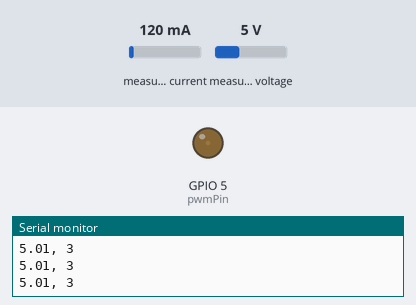
Bench run of a sketch on a simulated ESP8266 (NodeMCU). On the bench: output pins drawn as LEDs (lit = HIGH), the last lines printed to the serial monitor. The inputs (shaded band) are chosen by the test bench; at power-on: measured voltage 5 V, measured current 120 mA.

Above: at 1.3 s.
1.4 s: measured voltage set to 0.7 V
At 2.1 s:
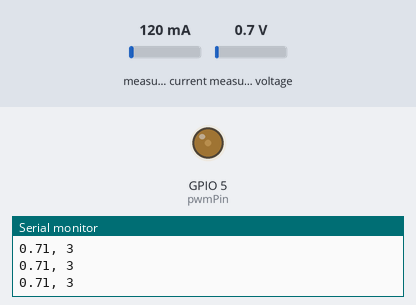
2.9 s: measured voltage set to 0.4 V
At 4.05 s:
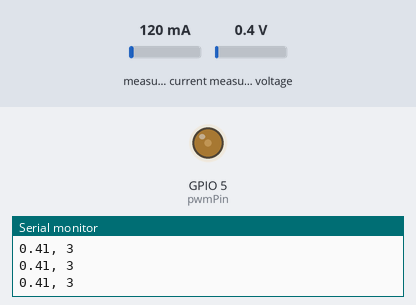
5.9 s: measured voltage set to 1.1 V
7.4 s: measured voltage set to 1.4 V
At 7.62 s:
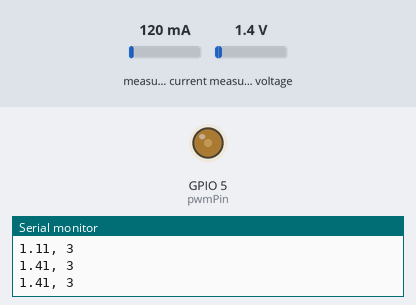
Timing chart, 0 to 11.4 s (numbered marks = the images above; inputs shaded):
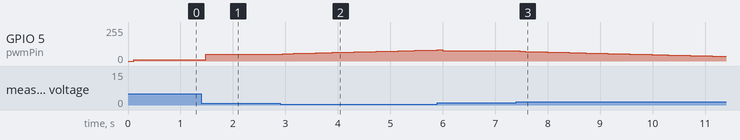

Measured:
- after the input at 1.4 s, GPIO 5 (pwmPin): 10/255 → 51/255 after 0.08 s
- after the input at 2.9 s, GPIO 5 (pwmPin): moves from 51/255 to 83/255 over 2.9 s, starting after 0.05 s
- after the input at 7.4 s, GPIO 5 (pwmPin): moves from 76/255 to 35/255 over 3.9 s, starting after 0.07 s

The sketch:

catodic_pid2.ino
```cpp
#include <Wire.h>
#include <Adafruit_INA219.h>

// Inisialisasi sensor INA219
Adafruit_INA219 ina219;

// Definisi pin
const int pwmPin = 5;        // GPIO5 untuk ESP32/ESP8266
int pwmValue = 5;          // Nilai PWM awal (0-255)

// Variabel untuk PID
float targetVoltage = 0.93;   // Tegangan target yang diinginkan (V)
float Kp = 3.0;             // Konstanta Proportional
float Ki = 0.0;              // Konstanta Integral
float Kd = 1.0;              // Konstanta Derivative

float lastError = 0;         // Error sebelumnya
float integral = 0;          // Nilai integral
unsigned long lastTime = 0;  // Waktu pembacaan terakhir

// Batasan untuk output PWM
const int minPWM = 10;       // Nilai minimum PWM
const int maxPWM = 240;      // Nilai maksimum PWM

void setup() {
  // Inisialisasi komunikasi serial
  Serial.begin(9600);

  // Inisialisasi pin PWM
  pinMode(pwmPin, OUTPUT);

  // // Setel PWM ke nilai awal
  // analogWrite(pwmPin, pwmValue);

  // Inisialisasi INA219
  if (!ina219.begin()) {
    Serial.println("Gagal menemukan sensor INA219!");
    while (1) { delay(10); }
  }

  // Konfigurasi kalibrasi INA219 (opsional)
  // ina219.setCalibration_16V_400mA();  // Untuk akurasi lebih baik pada tegangan rendah

  // Pesan pembuka
  Serial.println("Pengukuran Buck Converter dengan Kontrol PID");
  Serial.println("Target Voltage: " + String(targetVoltage) + " V");
  Serial.println("----------------------------------------------------------");
  Serial.println("Tegangan(V), Arus(mA), PWM, Error");

  // Inisialisasi waktu
  lastTime = millis();
}

void loop() {
  // Baca nilai dari INA219
  float shuntVoltage = ina219.getShuntVoltage_mV();
  float busVoltage = ina219.getBusVoltage_V();
  float current = ina219.getCurrent_mA();
  float loadVoltage = busVoltage + (shuntVoltage / 1000);

  // Hitung waktu yang berlalu dalam detik
  unsigned long currentTime = millis();
  float deltaTime = (currentTime - lastTime) / 1000.0; // konversi ke detik
  lastTime = currentTime;

  // Hitung error
  float error = targetVoltage - loadVoltage;

  // Hitung nilai integral (dengan anti-windup)
  integral += error * deltaTime;
  integral = constrain(integral, -50, 50); // Batasi integral untuk mencegah windup

  // Hitung nilai derivative
  float derivative = (error - lastError) / deltaTime;
  lastError = error;

  // Hitung output PID
  float pidOutput = (Kp * error) + (Ki * integral) + (Kd * derivative);

  // Sesuaikan nilai PWM
  pwmValue = pwmValue + (int)pidOutput;

  // Batasi nilai PWM
  pwmValue = constrain(pwmValue, minPWM, maxPWM);

  // Terapkan nilai PWM ke pin
  analogWrite(pwmPin, pwmValue);

  // Tampilkan hasil
  Serial.print(loadVoltage, 2);
  // Serial.print(", ");
  // // Serial.print(current, 1);
  // Serial.print(", ");
  // Serial.println(pwmValue);
  Serial.print(", ");
  Serial.println("3");

  // Tunggu sebelum pengukuran berikutnya
  delay(100);
}
```
